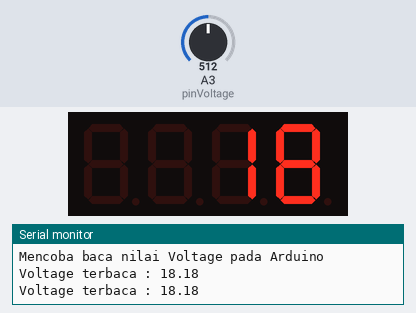
A sketch run on a simulated Arduino Uno, built with avr-gcc and run on an emulated ATmega328P. Shown: 4-digit seven-segment display, the last lines printed to the serial monitor. The test bench sets the inputs (shaded band); at power-on: A3 (pinVoltage) = 512.

Above: at 1.3 s.
1.4 s: A3 (pinVoltage) set to 716
At 3.4 s:
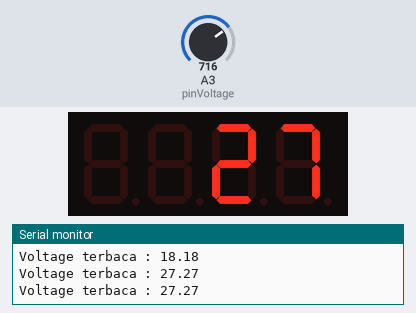
3.7 s: A3 (pinVoltage) set to 900
At 5.5 s:
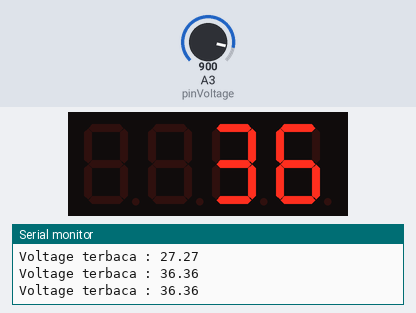
5.8 s: A3 (pinVoltage) set to 306
At 6.7 s:
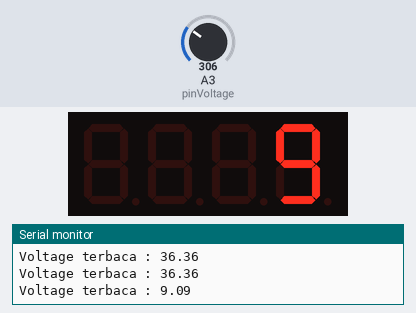
Timing chart, 0 to 8.8 s (numbered marks = the images above; inputs shaded):
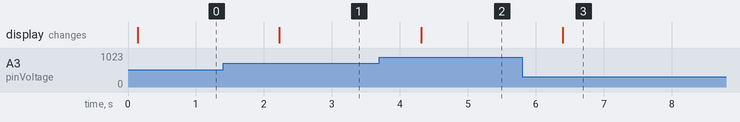

The sketch:

TUTORIAL_VOLTAGE_2.ino
```cpp
/*
 * TUTORIAL SENSOR TEGANGAN PADA ARDUINO
 * MEMBACA NILAI TEGANGAN DARI I/O DAN TAMPILKAN PADA SEVEN SEGMENT
 *
 * Pinout  :
 * Tegangan +  -> A3
 *
 * Untuk membaca nilai tegangan masuk di pin analog A3
 */
#include <Arduino.h>
#include <TM1637Display.h>
// Module connection pins (Digital Pins)
#define CLK 10
#define DIO 11

#define pinVoltage A3
#define GAIN 0.11 //Vread = VIN * GAIN angka untuk kalibrasi
#define ADC_REF 5 //referensi voltage ADC adalah 5V

int samples = 10; //jumlah sampling
int nilaiSensor;

TM1637Display display(CLK, DIO);

void setup() {
  pinMode(pinVoltage,INPUT); //set A3 menjadi input
  Serial.begin(115200); //memulai komunikasi serial pada baud rate 115200
  delay(100);
  Serial.println("Mencoba baca nilai Voltage pada Arduino");
}

void loop() {
  long jumlah = 0;
  for(int i = 0;i<samples;i++){
    nilaiSensor=analogRead(pinVoltage);
    jumlah +=nilaiSensor;
    delay(2);
  }
  nilaiSensor = jumlah / samples; //rata2 nya
  float voltage = nilaiSensor*ADC_REF/1024/GAIN;
  Serial.println("Voltage terbaca : " + String(voltage)); //tampilkan pada serial monitor
  display.setBrightness(0x0f);

  display.showNumberDec(voltage);
  delay(1000);  //jeda waktu 1000 uS
}
```

Measured:
- after the input at 1.4 s, the display: changes after 0.83 s (image 1)
- after the input at 3.7 s, the display: changes after 0.61 s (image 2)
- after the input at 5.8 s, the display: changes after 0.60 s (image 3)
